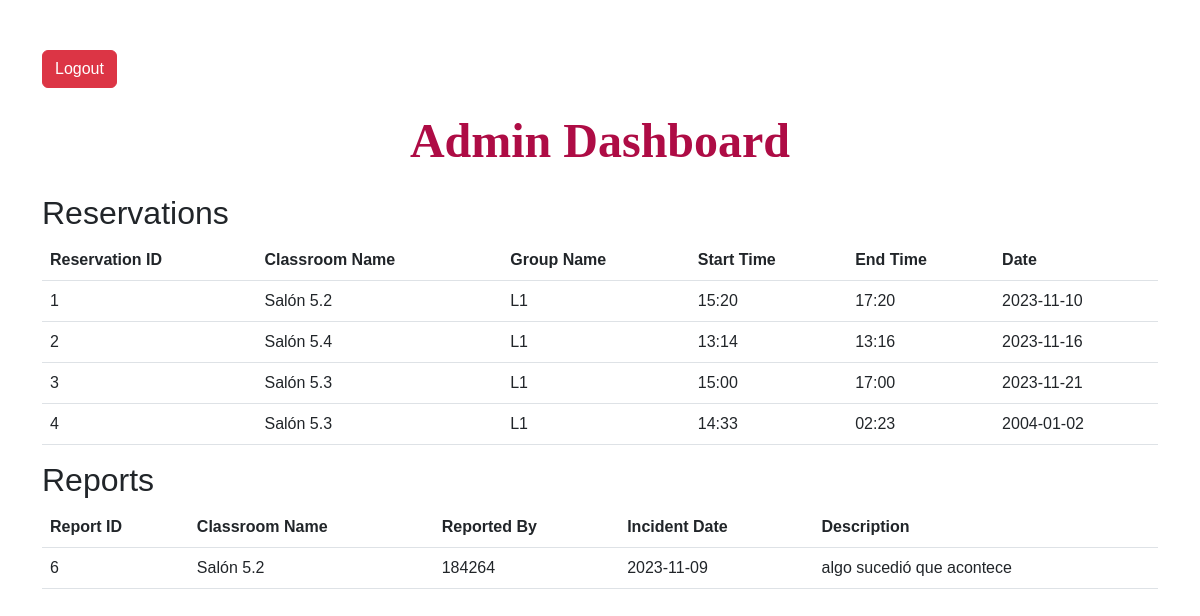
The page /admin_dashboard (signed in) on the database its author committed.
### tables this page shows
CREATE TABLE reservations (
    ReservationID INTEGER PRIMARY KEY AUTOINCREMENT,
    ClassroomID INTEGER NOT NULL,
    GroupID INTEGER NOT NULL,
    StartTime TEXT NOT NULL,
    EndTime TEXT NOT NULL,
    Date TEXT NOT NULL,
    FOREIGN KEY(ClassroomID) REFERENCES classrooms(ClassroomID),
    FOREIGN KEY(GroupID) REFERENCES groups(GroupID)
);

CREATE TABLE classrooms (
    ClassroomID INTEGER PRIMARY KEY AUTOINCREMENT,
    ClassroomNumber TEXT NOT NULL
);

CREATE TABLE groups (
    GroupID INTEGER PRIMARY KEY AUTOINCREMENT,
    GroupName TEXT NOT NULL,
    DegreeID INTEGER NOT NULL,
    Period TEXT NOT NULL,
    FOREIGN KEY(DegreeID) REFERENCES degrees(DegreeID)
);

CREATE TABLE incident_reports (
    IncidentReportID INTEGER PRIMARY KEY AUTOINCREMENT,
    ClassroomID INTEGER NOT NULL,
    ReportedBy TEXT NOT NULL,
    IncidentDate TEXT NOT NULL,
    Description TEXT NOT NULL,
    FOREIGN KEY(ClassroomID) REFERENCES classrooms(ClassroomID)
);

### app.py (the view)
@app.route('/admin_dashboard')
def admin_dashboard():
    if 'admin_id' not in session:
        flash('Please log in to access the admin dashboard.', 'warning')
        return redirect(url_for('admin_login'))
    conn = get_db_connection()
    reservations = conn.execute('''
        SELECT r.*, g.GroupName, c.ClassroomNumber
        FROM reservations r
        JOIN groups g ON r.GroupID = g.GroupID
        JOIN classrooms c ON r.ClassroomID = c.ClassroomID
    ''').fetchall()
    reports = conn.execute('''
        SELECT ir.*, c.ClassroomNumber, s.FullName as ReportedBy
        FROM incident_reports ir
        JOIN classrooms c ON ir.ClassroomID = c.ClassroomID
        JOIN students s ON ir.ReportedBy = s.StudentID
    ''').fetchall()
    conn.close()
    return render_template('admin_dashboard.html', reservations=reservations, reports=reports)

### app.py (called while the page is built, shortened)
@app.before_request
def before_request():
    session.modified = True

def get_db_connection():
    conn = sqlite3.connect('university_schedule.db')
    conn.row_factory = sqlite3.Row
    return conn

### templates/admin_dashboard.html (shortened to what this page needs)
<!DOCTYPE html>
<html lang="en">
<head>
    <link href="https://cdn.jsdelivr.net/npm/bootstrap@5.2.3/dist/css/bootstrap.min.css" rel="stylesheet">
    <link rel="stylesheet" type="text/css" href="{{ url_for('static', filename='css/style.css') }}">
</head>
<body>
    <div class="container">
        <a href="{{ url_for('logout') }}" class="btn btn-danger">Logout</a>
        <h1 class="my-4">Admin Dashboard</h1>
        <section>
            <h2>Reservations</h2>
            <table class="table">
                <thead>
                    <tr>
                        <th>Reservation ID</th>
                        <th>Classroom Name</th>
                        <th>Group Name</th>
                        <th>Start Time</th>
                        <th>End Time</th>
                        <th>Date</th>
                    </tr>
                </thead>
                <tbody>
                    {% for reservation in reservations %}
                        <tr>
                            <td>{{ reservation.ReservationID }}</td>
                            <td>{{ reservation.ClassroomNumber }}</td>
                            <td>{{ reservation.GroupName }}</td>
                            <td>{{ reservation.StartTime }}</td>
                            <td>{{ reservation.EndTime }}</td>
                            <td>{{ reservation.Date }}</td>
                        </tr>
                    {% endfor %}
                </tbody>
            </table>
        </section>
        <section>
            <h2>Reports</h2>
            <table class="table">
                <thead>
                    <tr>
                        <th>Report ID</th>
                        <th>Classroom Name</th>
                        <th>Reported By</th>
                        <th>Incident Date</th>
                        <th>Description</th>
                    </tr>
                </thead>
                <tbody>
                    {% for report in reports %}
                        <tr>
                            <td>{{ report.IncidentReportID }}</td>
                            <td>{{ report.ClassroomNumber }}</td>
                            <td>{{ report.ReportedBy }}</td>
                            <td>{{ report.IncidentDate }}</td>
                            <td>{{ report.Description }}</td>
                        </tr>
                    {% endfor %}
                </tbody>
            </table>
        </section>
    </div>
</body>
</html>

### static/css/style.css (style rules this page uses)
.container { padding-top: 50px; }
h1 { color: #AE0C45; text-align: center; font-family: Manrope; font-size: 3em; font-style: normal; font-weight: bolder; }
* { font-family: Manrope, sans-serif; }

### rows shown on the page
reservations: ReservationID "1", ClassroomNumber "Salón 5.2", GroupName "L1", StartTime "15:20", EndTime "17:20", Date "2023-11-10"
reservations: ReservationID "2", ClassroomNumber "Salón 5.4", GroupName "L1", StartTime "13:14", EndTime "13:16", Date "2023-11-16"
reservations: ReservationID "3", ClassroomNumber "Salón 5.3", GroupName "L1", StartTime "15:00", EndTime "17:00", Date "2023-11-21"
reservations: ReservationID "4", ClassroomNumber "Salón 5.3", GroupName "L1", StartTime "14:33", EndTime "02:23", Date "2004-01-02"
incident_reports: IncidentReportID "6", ClassroomNumber "Salón 5.2", ReportedBy "184264", IncidentDate "2023-11-09", Description "algo sucedió que acontece"
